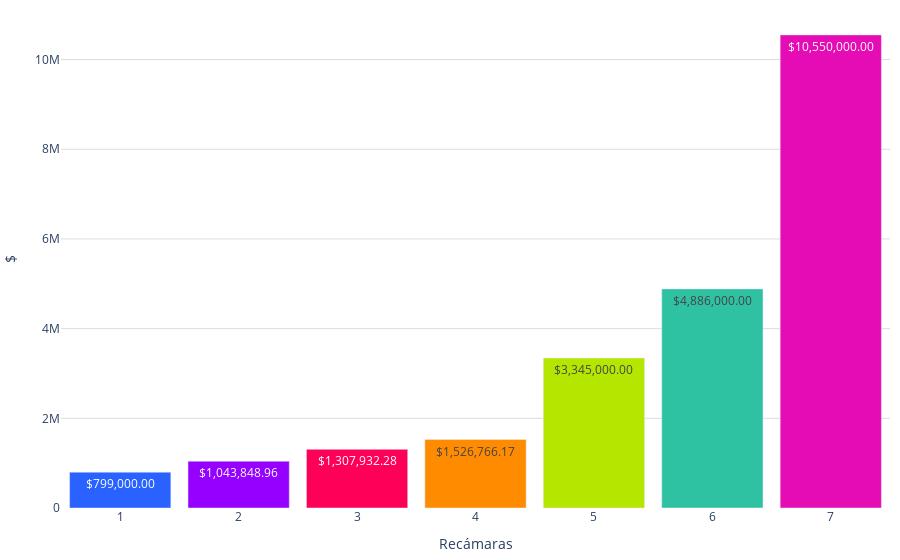

Source (notebook cell):
### Code cell
import pandas as pd
import plotly.graph_objects as go
import locale

# Establecer configuración regional para el formato de precios
locale.setlocale(locale.LC_ALL, '')

# Definir función para formatear precios
def format_price(price):
    return locale.currency(price, grouping=True)

# Crear una lista de etiquetas para el eje x
etiquetas = [str(recamaras) if recamaras != 16 else '16+' for recamaras in df_promedio_casas['Recamaras']]

# Obtener los precios y el número de recámaras
precios = df_promedio_casas['precio']

# Crear el texto con los precios formateados
text_precios = [format_price(precio) for precio in precios]

colores = ['#2962ff', '#9500ff', '#ff0059', '#ff8c00', '#b4e600', '#2EC2A2','#E50CB6','#4225CF','#2CBA4D','#2962ff', '#9500ff', '#ff0059']

fig = go.Figure()
fig.add_trace(go.Bar(
    x=etiquetas,
    y=precios,
    text=text_precios,
    marker_color=colores,
    textposition='auto' 
))
fig.update_layout(
    #title='Precio promedio por número de baños',
    xaxis=dict(title='Recámaras'),
    yaxis=dict(title='$', gridcolor='#dddcda', ),
    bargap=0.1,
    bargroupgap=0.05,
    plot_bgcolor='rgba(0,0,0,0)',
    margin=dict(l=10, r=10, t=10, b=10),  # Ajusta los márgenes (left, right, top, bottom)        
)

fig.show()

### Figure 1 — Plotly figure (JSON) as saved in the notebook; plotly's stock layout.template omitted (floating-point values rounded to 4 significant figures)
{"data": [{"marker": {"color": ["#2962ff", "#9500ff", "#ff0059", "#ff8c00", "#b4e600", "#2EC2A2", "#E50CB6", "#4225CF", "#2CBA4D", "#2962ff", "#9500ff", "#ff0059"]}, "text": ["$799,000.00", "$1,043,848.96", "$1,307,932.28", "$1,526,766.17", "$3,345,000.00", "$4,886,000.00", "$10,550,000.00"], "textposition": "auto", "type": "bar", "x": ["1", "2", "3", "4", "5", "6", "7"], "y": [799000, 1044000.0, 1308000.0, 1527000.0, 3345000, 4886000, 10550000]}], "layout": {"bargap": 0.1, "bargroupgap": 0.05, "margin": {"b": 10, "l": 10, "r": 10, "t": 10}, "plot_bgcolor": "rgba(0,0,0,0)", "xaxis": {"title": {"text": "Recámaras"}}, "yaxis": {"gridcolor": "#dddcda", "title": {"text": "$"}}}}
